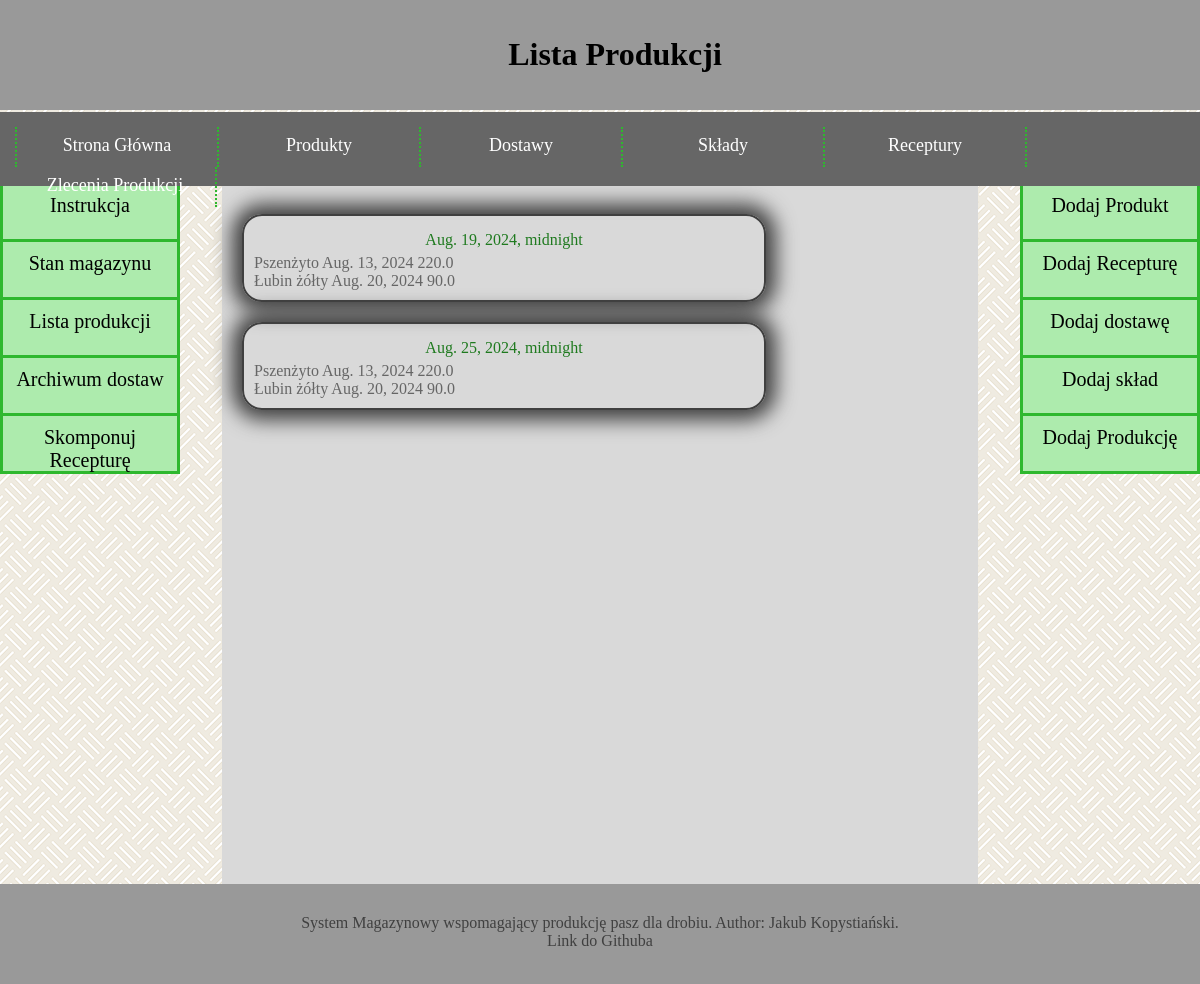
The page /warehouse/lista_produkcji/ on the database its author committed.
### warehouse/models.py (models this page shows, shortened)
class Production(models.Model):
    recipe = models.ForeignKey(Recipe, models.SET_NULL, null= True)
    date = models.DateTimeField(default=timezone.now)
    name_of_final_product = models.CharField(max_length=255)

class ProductionElement(models.Model):
    production_ref = models.ForeignKey(Production, models.CASCADE)
    delivery_ref = models.ForeignKey(Delivery, models.CASCADE)
    quantity = models.FloatField()

class Delivery(models.Model):
    product = models.ForeignKey(Product, models.CASCADE)
    price = models.DecimalField(max_digits=19, decimal_places=4)
    date = models.DateField(default=timezone.now)
    initial_quantity = models.FloatField()
    used_quantity = models.FloatField()
    waste = models.FloatField()
    is_finished = models.BooleanField()

class Product(models.Model):
    product_name = models.CharField(max_length=1024)
    wilgotnosc = models.DecimalField(max_digits=3, decimal_places=1, default=12, validators=PERCENTAGE_VALIDATOR)
    energia_metaboliczna = models.FloatField()
    bialko_ogolne = models.DecimalField(max_digits=3, decimal_places=1, default=12, validators=PERCENTAGE_VALIDATOR)
    lizyna = models.FloatField()
    metionina = models.FloatField()
    cystyna = models.FloatField()
    treonina = models.FloatField()
    tryptofan = models.FloatField()
    arginina = models.FloatField()
    walina = models.FloatField()
    izoleucyna = models.FloatField()
    wapn = models.FloatField(default=0)
    fosfor_przyswajalny = models.FloatField()
    sod = models.FloatField()
    kwas_linolowy = models.FloatField()

### warehouse/views.py (the view)
# urls.py: path("lista_produkcji/", views.lista_produkcji, name="lista produkcji"),
def lista_produkcji(request):
    latest_deliveries_list      = Delivery.objects.all()
    latest_products_list        = Product.objects.all()
    latest_compositions_list    = Composition.objects.all()
    latest_productions_list     = Production.objects.all()
    latest_recipes_list         = Recipe.objects.all()
    class prod():
        def __init__(self, production, elems):
            self.production = production
            self.elems = elems
    productions = Production.objects.all().order_by('date')
    dict = []
    for p in productions:
        elems = []
        for e in ProductionElement.objects.filter(production_ref = p.pk):
            elems.append(e)
        dict.append(prod(p, elems))
    context = {
        "latest_deliveries_list": latest_deliveries_list,
        "latest_products_list": latest_products_list,
        "latest_compositions_list": latest_compositions_list,
        "latest_productions_list": latest_productions_list,
        "latest_recipes_list": latest_recipes_list,
        "dict" : dict,
    }
    return render(request, "warehouse/lista_produkcji.html", context)

### warehouse/templates/warehouse/lista_produkcji.html
{% extends "base.html" %}
{% block title %}Lista Produkcji{% endblock %}
{% block content %}
    {% for d in dict %}
    <div class="sm_prod">
        <a href="/warehouse/production/{{ d.production.id }}/"><div class="sm_legend">{{d.production.date}}</div></a>
        {% for e in d.elems %}
            <a href="/warehouse/delivery/{{ e.delivery_ref.id }}/">
                {{e.delivery_ref.product.product_name}} {{e.delivery_ref.date}} {{e.quantity}}
            </a>
            <br>
        {% endfor %}
    </div>
    {% endfor %}
{% endblock %}

### warehouse/static/warehouse/style.css (style rules this page uses)
:root { --gray_1: #f2f2f2; --gray_2: #d9d9d9; --gray_3: #bfbfbf; --gray_4: #999999; --gray_5: #666666; --gray_6: #404040; --gray_7: #262626; --green_1: #ebfaeb; --green_2: #adebad; --green_3: #85e085; --green_4: #5cd65c; --green_5: #33cc33; --green_6: #2eb82e; --green_7: #248f24; --green_8: #1f7a1f; --green_9: #145214; --red_1: #ff8080; --red_2: #ff0000; }
body { background-image: url("tlo.png"); color: white; margin: 0; }
.sm_legend { color: var(--green_8); text-align: center; margin: 5px; }
.sm_prod > a { text-decoration: none; color: var(--gray_5); }
.sm_prod { border: 2px solid var(--gray_6); border-radius: 20px; box-shadow: 0 0 20px 10px var(--gray_6); width: 500px; margin: 20px 5px 20px 20px; padding: 10px; }

### rows shown on the page
Production: production "Aug. 19, 2024, midnight"
ProductionElement: delivery_ref.product.product_name "Pszenżyto", delivery_ref "Aug. 13, 2024", quantity "220.0"
ProductionElement: delivery_ref.product.product_name "Łubin żółty", delivery_ref "Aug. 20, 2024", quantity "90.0"
Production: production "Aug. 25, 2024, midnight"
ProductionElement: delivery_ref.product.product_name "Pszenżyto", delivery_ref "Aug. 13, 2024", quantity "220.0"
ProductionElement: delivery_ref.product.product_name "Łubin żółty", delivery_ref "Aug. 20, 2024", quantity "90.0"
